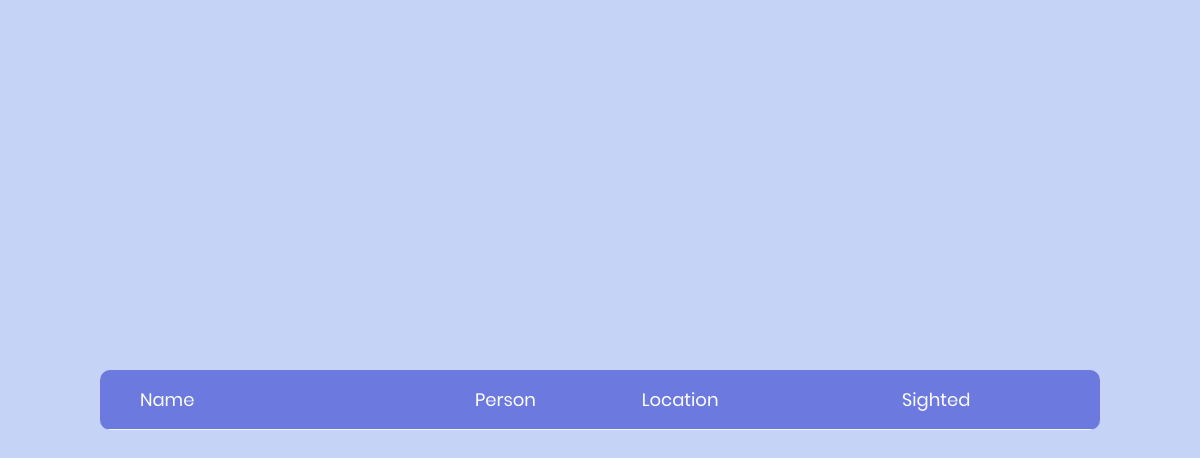
Before: /sightings/dweafewafe with the older database file.
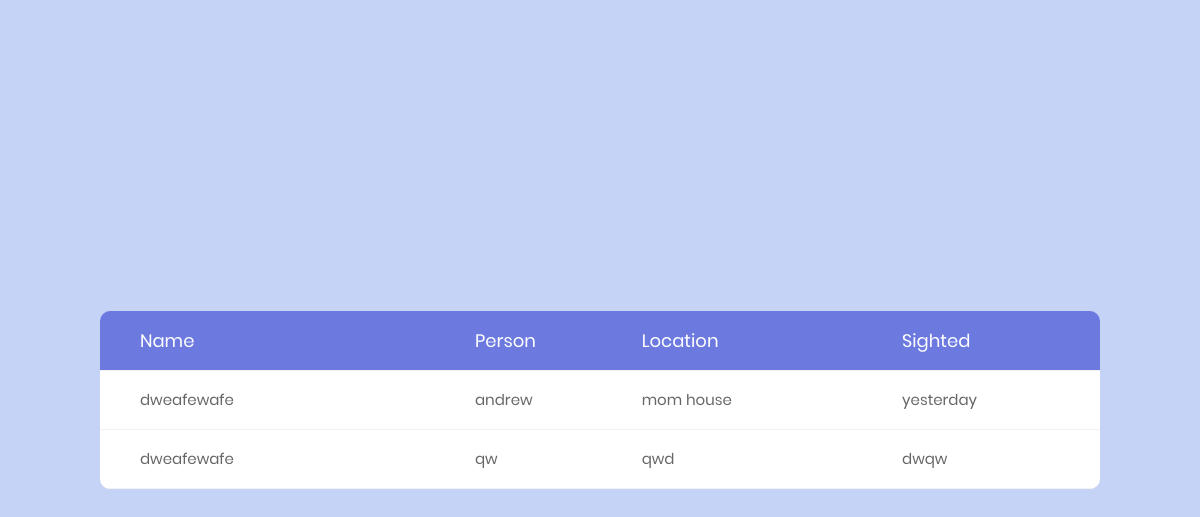
After: the same page with the newer database file.
### tables this page shows
CREATE TABLE SIGHTINGS 
(NAME VARCHAR(30) , PERSON VARCHAR(30), 
 LOCATION VARCHAR(30) , SIGHTED DATE, 
 CONSTRAINT sightings_pk PRIMARY KEY 
 (NAME, PERSON, LOCATION, SIGHTED),
CONSTRAINT fk1_sightings
  FOREIGN KEY (NAME)
          REFERENCES FLOWERS(COMNAME),
CONSTRAINT fk2_sightings
  FOREIGN KEY (LOCATION)
          REFERENCES FEATURES(LOCATION)
);

### flowerweb.py (the view)
@app.route("/sightings/<string:comname>")
def sightings(comname):
    cur = get_db().cursor()
    select = "SELECT * FROM sightings WHERE sightings.name = '{}' ORDER BY sighted DESC LIMIT 10;".format(comname)
    d = cur.execute(select)
    return render_template("sightings.html", data=d)

### flowerweb.py (called while the page is built)
def get_db():
    db = getattr(g, '_database', None)
    if db is None:
        db = g._database = sqlite3.connect(DATABASE)
    return db

@app.teardown_appcontext
def close_connection(exception):
    db = getattr(g, '_database', None)
    if db is not None:
        db.close()

### templates/sightings.html (shortened to what this page needs)
<!DOCTYPE html>
<html lang="en">
<head>
	<link rel="stylesheet" type="text/css" href="static/vendor/bootstrap/css/bootstrap.min.css">
	<link rel="stylesheet" type="text/css" href="static/fonts/font-awesome-4.7.0/css/font-awesome.min.css">
	<link rel="stylesheet" type="text/css" href="static/vendor/animate/animate.css">
	<link rel="stylesheet" type="text/css" href="static/vendor/select2/select2.min.css">
	<link rel="stylesheet" type="text/css" href="static/vendor/perfect-scrollbar/perfect-scrollbar.css">
	<link rel="stylesheet" type="text/css" href="static/css/util.css">
	<link rel="stylesheet" type="text/css" href="static/css/main.css">
</head>
<body>
	<div class="limiter">
		<div class="container-table100">
			<div class="wrap-table100">
					<div class="table">
						<div class="row header">
							<div class="cell">
                                Name
                            </div>
							<div class="cell">
								Person
							</div>
							<div class="cell">
								Location
							</div>
                        	<div class="cell">
								Sighted
							</div>
						</div>
                        {% for row in data %}
						<div class="row">
                            {% for r in row %}
							<div class="cell">
                                {{ r }}
							</div>
                            {% endfor %}
                            </div>
                        {% endfor %}
					</div>
			</div>
		</div>
	</div>
</body>
</html>

### static/index/css/main.css (style rules this page uses)
* { margin: 0px; padding: 0px; box-sizing: border-box; }
body, html { height: 100%; font-family: sans-serif; }
.limiter { width: 100%; margin: 0 auto; }
.container-table100 { width: 100%; min-height: 100vh; background: #c4d3f6; display: -webkit-box; display: -webkit-flex; display: -moz-box; display: -ms-flexbox; display: flex; align-items: center; justify-content: center; flex-wrap: wrap; padding: 33px 30px; }
.wrap-table100 { width: 1000px; border-radius: 10px; overflow: hidden; }
.table { width: 100%; display: table; margin: 0; }
.row { display: table-row; background: #fff; }
.row.header { color: #ffffff; background: #6c7ae0; }
.cell { display: table-cell; }
.row .cell { font-family: Poppins-Regular; font-size: 15px; color: #666666; line-height: 1.2; font-weight: unset !important; padding-top: 20px; padding-bottom: 20px; border-bottom: 1px solid #f2f2f2; }
.row.header .cell { font-family: Poppins-Regular; font-size: 18px; color: #fff; line-height: 1.2; font-weight: unset !important; padding-top: 19px; padding-bottom: 19px; }
.row .cell:nth-child(1) { width: 360px; padding-left: 40px; }
.row .cell:nth-child(2) { width: 160px; }
.row .cell:nth-child(3) { width: 250px; }
.row .cell:nth-child(4) { width: 190px; }
.table, .row { width: 100% !important; }

Changed rows visible on the page:
added SIGHTINGS: NAME "dweafewafe", PERSON "andrew", LOCATION "mom house", SIGHTED "yesterday"
added SIGHTINGS: NAME "dweafewafe", PERSON "qw", LOCATION "qwd", SIGHTED "dwqw"
